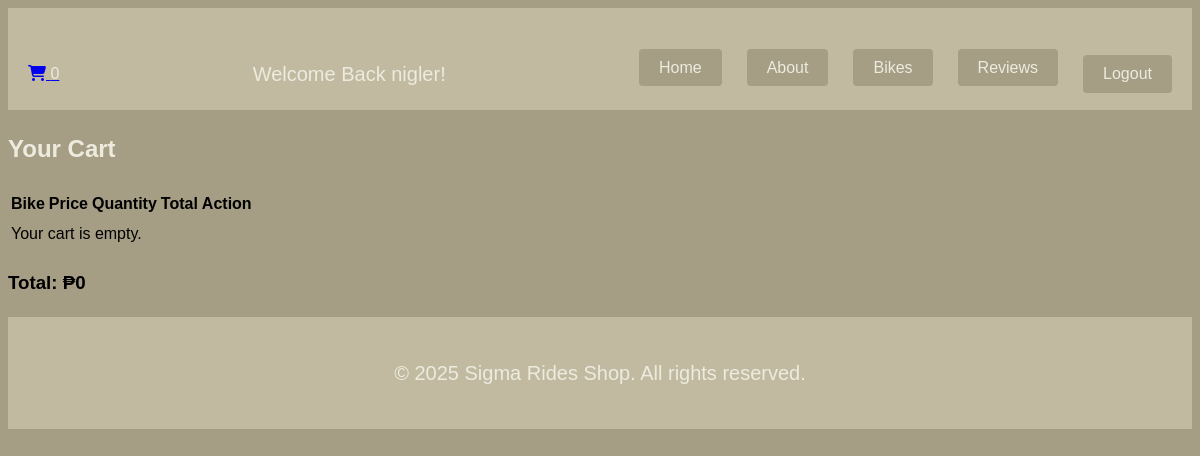
The app's page /cart/ (signed in), older data.
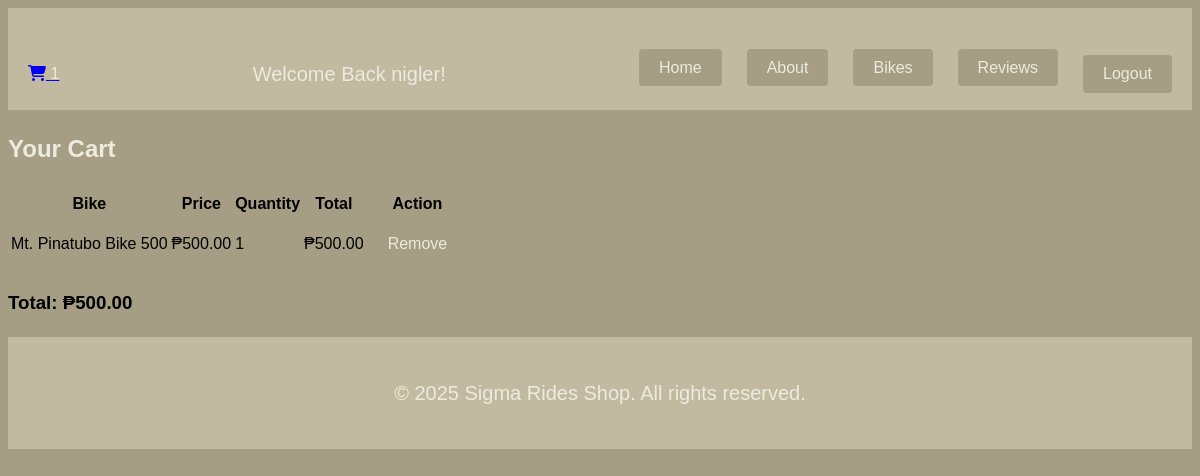
The same page, newer data.
### accounts/models.py (models this page shows)
class CustomUser(AbstractUser):
    age = models.IntegerField(null=True, blank=True)
    phone_number = models.CharField(max_length=20, null=True, blank=True)

### app/models.py (models this page shows, shortened)
class Cart(models.Model):
    user = models.ForeignKey(settings.AUTH_USER_MODEL, on_delete=models.CASCADE)
    bike = models.ForeignKey(Bike, on_delete=models.CASCADE)
    quantity = models.PositiveIntegerField(default=1)
    def total_price(self):
        return self.quantity * self.bike.price

class Bike(models.Model):
    name = models.CharField(max_length=100)
    category = models.ForeignKey(Category, on_delete=models.CASCADE, related_name='bikes')
    supplier = models.ManyToManyField(Supplier, related_name='bikes')
    price = models.DecimalField(max_digits=10, decimal_places=2)
    stock_quantity = models.PositiveIntegerField()
    image = models.ImageField(null=True, blank=True, upload_to='images/')

### app/views.py (the view)
# urls.py: path('cart/', CartListView.as_view(), name='cart_view'),
class CartListView(LoginRequiredMixin, ListView):
    model = Cart
    context_object_name = 'cart_items'
    template_name = 'app/cart/cart.html'
    def get_queryset(self):
        return Cart.objects.filter(user=self.request.user)
    def get_context_data(self, **kwargs):
        context = super().get_context_data(**kwargs)
        cart_items = self.get_queryset()
        context['total_price'] = sum(item.total_price() for item in cart_items)
        return context

### app/templates/app/cart/cart.html
{% extends 'app/base.html' %}
{% block content %}
<h2>Your Cart</h2>
<table>
    <tr>
        <th>Bike</th>
        <th>Price</th>
        <th>Quantity</th>
        <th>Total</th>
        <th>Action</th>
    </tr>
    {% for item in cart_items %}
    <tr>
        <td>{{ item.bike.name }}</td>
        <td>₱{{ item.bike.price }}</td>
        <td>{{ item.quantity }}</td>
        <td>₱{{ item.total_price }}</td>
        <td><a href="{% url 'remove_from_cart' item.id %}" class="btn">Remove</a></td>
    </tr>
    {% empty %}
    <tr><td colspan="5">Your cart is empty.</td></tr>
    {% endfor %}
</table>
<h3>Total: ₱{{ total_price }}</h3>
{% endblock %}

### app/templates/app/base.html (shortened to what this page needs)
{% load static %}
<!DOCTYPE html>
<html lang="en">
<head>
    <link href="{% static 'css/base.css' %}" rel="stylesheet">
    <link href="{% static 'css/transition.css' %}" rel="stylesheet">
    <link rel="stylesheet" href="https://cdnjs.cloudflare.com/ajax/libs/font-awesome/5.15.4/css/all.min.css">
    <link rel="stylesheet" href="https://cdnjs.cloudflare.com/ajax/libs/font-awesome/6.4.2/css/all.min.css">
</head>
<body>
{% include 'app/navbar.html' %}
<main>
{% block content %}{% endblock content %}
</main>
{% include 'app/footer.html' %}
</body>
</html>

### app/templates/app/navbar.html (shortened to what this page needs)
<div class="navbar modern-navbar">
    <header class="container flex-container">
        <a href="{% url 'cart_view' %}" class="cart-icon">
            <i class="fas fa-shopping-cart"></i>
            {% with cart_count=request.user.cart_set.count %}
                <span class="cart-badge">{{ cart_count }}</span>
            {% endwith %}
        </a>
        {% if user.is_authenticated %}
        <a href="{% url 'profile' %}" class="logo-container">
            <p>Welcome Back {{ user.username }}!</p>
        </a>
        {% else %}
        <p>You are not logged in</p>
        {% endif %}
        <nav>
            <ul class="nav-list">
                <li><a href="{% url 'home' %}" class="nav-link">Home</a></li>
                <li><a href="{% url 'about' %}" class="nav-link">About</a></li>
                <li><a href="{% url 'bike_list' %}" class="nav-link">Bikes</a></li>
                <li><a href="{% url 'review_list' %}" class="nav-link">Reviews</a></li>
                {% if user.is_authenticated %}
                <li>
                    <form action="{% url 'logout' %}" method="post" class="logout-form">
                        <button type="submit" class="logout-button">Logout</button>
                    </form>
                </li>
                {% else %}
                <li><a href="{% url 'login' %}" class="nav-link">Login</a></li>
                <li><a href="{% url 'signup' %}" class="nav-link">Sign Up</a></li>
                {% endif %}
            </ul>
        </nav>
    </header>
</div>

### app/templates/app/footer.html
<footer>
  <p>&copy; 2025 Sigma Rides Shop. All rights reserved.</p>
</footer>

### static/css/base.css (style rules this page uses)
body { font-family: Arial, sans-serif; line-height: 1.6; background: #A59D84; }
footer { background: #C1BAA1; padding: 20px; text-align: center; }
footer p { color: #ECEBDE; }
.logo-container { display: flex; align-items: center; text-decoration: none; }
.navbar { background-color: #C1BAA1; color: #ffffff; width: 100%; padding: 30px 0 0 0; position: sticky; top: 0; z-index: 9999; transition: opacity 0.3s ease; }
.container.flex-container { display: flex; justify-content: space-between; align-items: center; max-width: 1200px; margin: 0 auto; padding: 0 20px; }
nav ul.nav-list { display: flex; gap: 25px; list-style: none; margin: 0; padding: 0; }
nav ul.nav-list li { display: inline-block; }
.nav-link { color: #ECEBDE; font-size: 1rem; font-weight: 500; text-decoration: none; text-transform: capitalize; padding: 10px 20px 10px; background-color: #A59D84; transition: background-color 0.3s ease; border-radius: 4px; }
.logout-button { background: none; border: none; color: #ECEBDE; font-size: 1rem; font-weight: 500; text-decoration: none; text-transform: capitalize; padding: 10px 20px 10px; background-color: #A59D84; transition: background-color 0.3s ease; border-radius: 4px; cursor: pointer; }
p { color: #ECDFCC; font-size: 20px; }
main h2, span, p { color: #ECEBDE; }
.btn { display: inline-block; background-color: #A59D84; color: #ECEBDE; padding: 10px 20px; text-decoration: none; border-radius: 5px; cursor: pointer; transition: background-color 0.3s ease; }

### static/css/transition.css (style rules this page uses)
body { animation: Transformation 0.7s; }

Row changes from the older to the newer data that the page shows:
added Cart: bike.name "Mt. Pinatubo Bike 500", bike.price "500.00", quantity "1", total_price "500.00"
Text that changed along with them:
{{ cart_count }}: "0" → "1"
{{ total_price }}: "0" → "500.00"
text no longer shown: "Your cart is empty."
